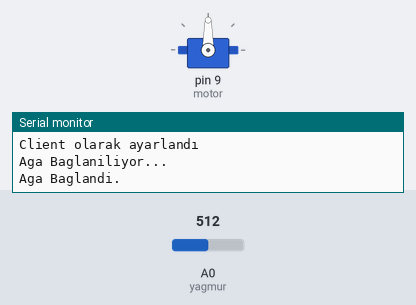
The sketch below on a simulated Arduino Uno, built with avr-gcc and run on an emulated ATmega328P. On the bench: servo, the last lines printed to the serial monitor. The inputs (shaded band) are chosen by the test bench; at power-on: A0 (yagmur) = 512. The modem accepts every AT command (registered, SIM ready, sends succeed) and sends nothing else.

Above: at 2.2 s.
2.3 s: A0 (yagmur) set to 532
9.1 s: A0 (yagmur) set to 563
At 14.3 s:
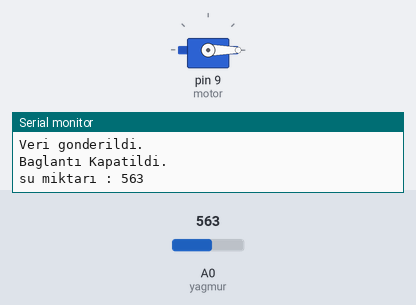
15.2 s: A0 (yagmur) set to 540
At 20.3 s:
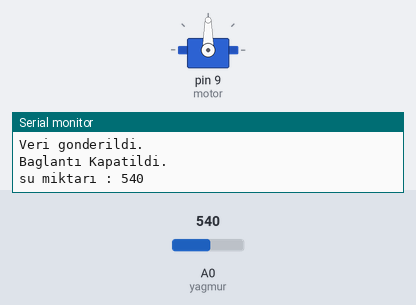
20.9 s: A0 (yagmur) set to 560
At 25.9 s:
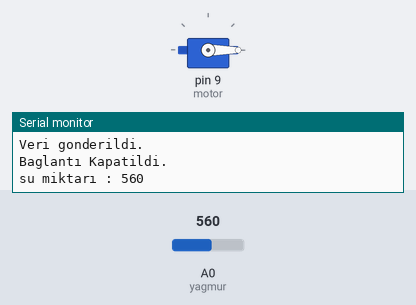
Timing chart, 0 to 27.2 s (numbered marks = the images above; inputs shaded):
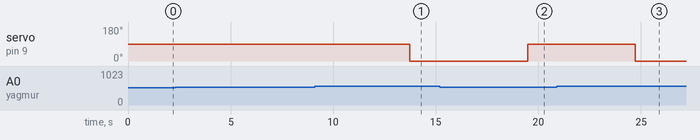

Measured:
- the behaviour switches between 549 and 550 on A0 (yagmur) (found by bisection; images 0 and 1)
- after the input at 9.1 s, servo on pin 9 (motor): 90° → 0° after 4.6 s
- after the input at 15.2 s, servo on pin 9 (motor): 0° → 90° after 4.3 s
- after the input at 20.9 s, servo on pin 9 (motor): 90° → 0° after 3.8 s

The sketch:

code.ino
```cpp
#include <SoftwareSerial.h>            //SoftwareSerial kütüphanimizi ekliyoruz.
#include<Servo.h>
#include<stdlib.h>
#include<String.h>


#define yagmur A0
Servo motor;

int su_miktari ;
int uyari = 0 ;
String agAdi = "Redmi Note 7";                 //Ağımızın adını buraya yazıyoruz.     //
String agSifresi = "derssifresi";           //Ağımızın şifresini buraya yazıyoruz. //DEGISECEK

int rxPin = 10;                                               //ESP8266 RX pini
int txPin = 11;                                               //ESP8266 TX pini


String ip = "184.106.153.149";                                //Thingspeak ip adresi //DEGISECEKK


SoftwareSerial esp(rxPin, txPin);                             //Seri haberleşme pin ayarlarını yapıyoruz.

void setup() {

  pinMode(yagmur,INPUT);
  motor.attach(9);
  Serial.begin(9600);  //Seri port ile haberleşmemizi başlatıyoruz.
  Serial.println("Started");
  esp.begin(115200);                                          //ESP8266 ile seri haberleşmeyi başlatıyoruz.
  esp.println("AT");                                          //AT komutu ile modül kontrolünü yapıyoruz.
  Serial.println("AT Yollandı");
  while(!esp.find("OK")){                                     //Modül hazır olana kadar bekliyoruz.
    esp.println("AT");
    Serial.println("ESP8266 Bulunamadı.");
  }
  Serial.println("OK Komutu Alındı");
  esp.println("AT+CWMODE=1");                                 //ESP8266 modülünü client olarak ayarlıyoruz.
  while(!esp.find("OK")){                                     //Ayar yapılana kadar bekliyoruz.
    esp.println("AT+CWMODE=1");
    Serial.println("Ayar Yapılıyor....");
  }
  Serial.println("Client olarak ayarlandı");
  Serial.println("Aga Baglaniliyor...");
  esp.println("AT+CWJAP=\""+agAdi+"\",\""+agSifresi+"\"");    //Ağımıza bağlanıyoruz.
  while(!esp.find("OK"));                                     //Ağa bağlanana kadar bekliyoruz.
  Serial.println("Aga Baglandi.");
  delay(1000);
}
void loop() {
  esp.println("AT+CIPSTART=\"TCP\",\""+ip+"\",80");           //Thingspeak'e bağlanıyoruz.
  if(esp.find("Error")){                                      //Bağlantı hatası kontrolü yapıyoruz.
    Serial.println("AT+CIPSTART Error");
  }


  su_miktari = analogRead(yagmur);
  delay(200);
  Serial.print("su miktarı : ");
  Serial.println(su_miktari);

  if(su_miktari < 550){

    delay(500);
    uyari = uyari+1;
   if(uyari = 3){

      motor.write(90);

    }
  }
  else{

    uyari = 0;
    motor.write(0);
  }


  String veri = "GET https://api.thingspeak.com/update?api_key=X0Y1J30JG53RMGI9";   //Thingspeak komutu. Key kısmına kendi api keyimizi yazıyoruz.

  veri += "&field1=";

  veri += String(su_miktari);


  esp.print("AT+CIPSEND=");                                   //ESP'ye göndereceğimiz veri uzunluğunu veriyoruz.
  esp.println(veri.length()+2);
  delay(2000);
  if(esp.find(">")){                                          //ESP8266 hazır olduğunda içindeki komutlar çalışıyor.
    esp.print(veri);                                          //Veriyi gönderiyoruz.
    Serial.println(veri);
    Serial.println("Veri gonderildi.");
    delay(1000);
  }
  Serial.println("Baglantı Kapatildi.");
  esp.println("AT+CIPCLOSE");                                //Bağlantıyı kapatıyoruz
  delay(1000);                                               //Yeni veri gönderimi için 1 dakika bekliyoruz.
}
```
